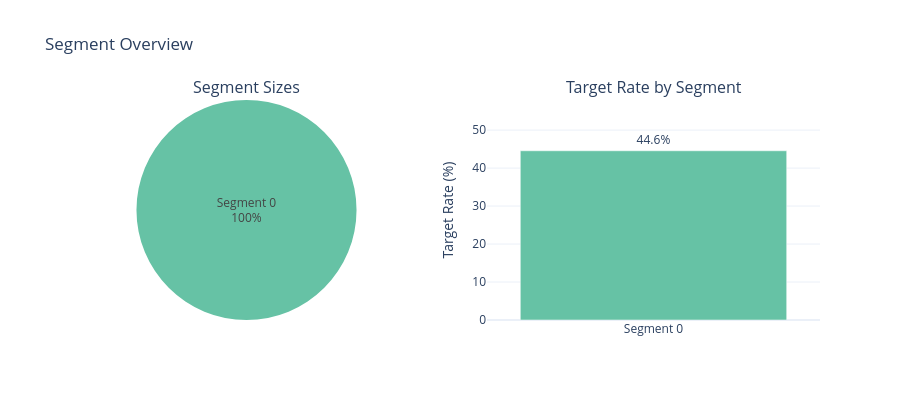

Notebook cell for this chart:
### Markdown cell above
## 4.9 Data Segmentation Analysis

**Purpose:** Determine if the dataset contains natural subgroups that might benefit from separate models.

**📖 Why This Matters:**
- Some datasets have distinct customer segments with very different behaviors
- A single model might struggle to capture patterns that vary significantly across segments
- Segmented models can improve accuracy but add maintenance complexity

**Recommendations:**
- **single_model** - Data is homogeneous; one model for all records
- **consider_segmentation** - Some variation exists; evaluate if complexity is worth it
- **strong_segmentation** - Distinct segments with different target rates; separate models likely beneficial

**Important:** This is exploratory guidance only. The final decision depends on business context, model complexity tolerance, and available resources.

### Code cell
from customer_retention.core.compat import is_databricks
from customer_retention.stages.profiling import SegmentAnalyzer, SparkSegmentAnalyzer

MAX_SEGMENT_SAMPLE_SIZE = 50_000

if is_databricks():
    segment_analyzer = SparkSegmentAnalyzer(max_sample_size=MAX_SEGMENT_SAMPLE_SIZE)
else:
    segment_analyzer = SegmentAnalyzer()

# Find target column if detected
target_col = None
for col_name, col_info in findings.columns.items():
    if col_info.inferred_type == ColumnType.TARGET:
        target_col = col_name
        break

# Run segmentation analysis using numeric features
print("="*70)
print("DATA SEGMENTATION ANALYSIS")
print("="*70)

segmentation = segment_analyzer.analyze(
    df,
    target_col=target_col,
    feature_cols=numeric_cols if numeric_cols else None,
    max_segments=5
)

print("\n🎯 Analysis Results:")
print(f"   Method: {segmentation.method.value}")
print(f"   Detected Segments: {segmentation.n_segments}")
print(f"   Cluster Quality Score: {segmentation.quality_score:.2f}")
if segmentation.target_variance_ratio is not None:
    print(f"   Target Variance Ratio: {segmentation.target_variance_ratio:.2f}")

print("\n📊 Segment Profiles:")
for profile in segmentation.profiles:
    target_info = f" | Target Rate: {profile.target_rate*100:.1f}%" if profile.target_rate is not None else ""
    print(f"   Segment {profile.segment_id}: {profile.size:,} records ({profile.size_pct:.1f}%){target_info}")

# Display recommendation card
fig = charts.segment_recommendation_card(segmentation)
display_figure(fig)

# Display segment overview
fig = charts.segment_overview(segmentation, title="Segment Overview")
display_figure(fig)

# Display feature comparison if we have features
if segmentation.n_segments > 1 and any(p.defining_features for p in segmentation.profiles):
    fig = charts.segment_feature_comparison(segmentation, title="Feature Comparison Across Segments")
    display_figure(fig)

print("\n📝 Rationale:")
for reason in segmentation.rationale:
    print(f"   • {reason}")

### Figure 1 — Plotly figure (JSON) as saved in the notebook; plotly's stock layout.template omitted (floating-point values rounded to 4 significant figures)
{"data": [{"domain": {"x": [0.0, 0.45], "y": [0.0, 1.0]}, "hovertemplate": "<b>%{label}</b><br>Size: %{value:.1f}%<extra></extra>", "labels": ["Segment 0"], "marker": {"colors": ["rgb(102,194,165)"]}, "textinfo": "label+percent", "type": "pie", "values": [100.0]}, {"hovertemplate": "<b>%{x}</b><br>Target Rate: %{y:.1f}%<extra></extra>", "marker": {"color": ["rgb(102,194,165)"]}, "text": ["44.6%"], "textposition": "outside", "type": "bar", "x": ["Segment 0"], "xaxis": "x", "y": [44.56], "yaxis": "y"}], "layout": {"annotations": [{"font": {"size": 16}, "showarrow": false, "text": "Segment Sizes", "x": 0.225, "xanchor": "center", "xref": "paper", "y": 1.0, "yanchor": "bottom", "yref": "paper"}, {"font": {"size": 16}, "showarrow": false, "text": "Target Rate by Segment", "x": 0.775, "xanchor": "center", "xref": "paper", "y": 1.0, "yanchor": "bottom", "yref": "paper"}], "height": 400, "showlegend": false, "title": {"text": "Segment Overview"}, "xaxis": {"anchor": "y", "domain": [0.55, 1.0]}, "yaxis": {"anchor": "x", "domain": [0.0, 1.0], "range": [0, 57.93], "title": {"text": "Target Rate (%)"}}}}
